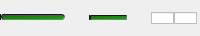
          <widget class="QWidget" name="horizontalWidget_2" native="true">
           <property name="maximumSize">
            <size>
             <width>16777215</width>
             <height>36</height>
            </size>
           </property>
           <layout class="QHBoxLayout" name="horizontalLayout_7">
            <property name="spacing">
             <number>0</number>
            </property>
            <property name="leftMargin">
             <number>0</number>
            </property>
            <property name="topMargin">
             <number>0</number>
            </property>
            <property name="rightMargin">
             <number>3</number>
            </property>
            <property name="bottomMargin">
             <number>0</number>
            </property>
            <item>
             <widget class="LinampSlider" name="volumeSlider">
              <property name="minimumSize">
               <size>
                <width>65</width>
                <height>11</height>
               </size>
              </property>
              <property name="maximumSize">
               <size>
                <width>65</width>
                <height>11</height>
               </size>
              </property>
              <property name="styleSheet">
               <string notr="true">QSlider::handle:horizontal {
	width: 14px;
	height: 11px;
	background-color: transparent;
	border-image: url(:assets/volumeHandle.png);
	background: none;
	background-repeat: none;
	margin-top: -2.5px;
	margin-bottom: -2.5px;
}

QSlider::handle:horizontal:pressed {
	border-image: url(:assets/volumeHandle_p.png);
}

QSlider::groove:horizontal {
	background: transparent;
	height: 6px;
}

QSlider::sub-page:horizontal {
	background: qlineargradient(x1: 0, y1: 0, x2: 1, y2: 1, stop: 0 #9f161b, stop: 1 #e11f26);
	border-top: 1px solid #161623;
	border-left: 1px solid #161623;
	border-bottom: 1px solid #7d7d92;
	border-right: 1px solid #7d7d92;
	border-radius: 2.66px;
}

QSlider::add-page:horizontal {
	height: 6px;
	background: qlineargradient(x1: 0, y1: 0, x2: 1, y2: 1, stop: 0 #1c6c14, stop: 1 #28991c);
	border-top: 1px solid #161623;
	border-left: 1px solid #161623;
	border-bottom: 1px solid #7d7d92;
	border-right: 1px solid #7d7d92;
	border-radius: 2.66px;
}</string>
              </property>
              <property name="orientation">
               <enum>Qt::Horizontal</enum>
              </property>
             </widget>
            </item>
            <item>
             <spacer name="horizontalSpacer_6">
              <property name="orientation">
               <enum>Qt::Horizontal</enum>
              </property>
              <property name="sizeType">
               <enum>QSizePolicy::MinimumExpanding</enum>
              </property>
              <property name="sizeHint" stdset="0">
               <size>
                <width>16</width>
                <height>1</height>
               </size>
              </property>
             </spacer>
            </item>
            <item>
             <widget class="LinampSlider" name="balanceSlider">
              <property name="minimumSize">
               <size>
                <width>38</width>
                <height>11</height>
               </size>
              </property>
              <property name="maximumSize">
               <size>
                <width>38</width>
                <height>16777215</height>
               </size>
              </property>
              <property name="styleSheet">
               <string notr="true">QSlider::handle:horizontal {
	width: 14px;
	height: 11px;
	background-color: transparent;
	border-image: url(:assets/balanceHandle.png);
	background: none;
	background-repeat: none;
	margin-top: -2.5px;
	margin-bottom: -2.5px;
}

QSlider::handle:horizontal:pressed {
	border-image: url(:assets/balanceHandle_p.png);
}

QSlider::groove:horizontal {
	background: transparent;
	height: 5px;
}

QSlider::sub-page:horizontal {
	background: qlineargradient(x1: 0, y1: 0, x2: 1, y2: 1, stop: 0 #1c6c14, stop: 1 #28991c);
	border-top: 0.66px solid #161623;
	border-left: 0.66px solid #161623;
	border-bottom: 0.66px solid #7d7d92;
	border-right: 0.66px solid #7d7d92;
	border-radius: 0.66px;
}

QSlider::add-page:horizontal {
	height: 5px;
	background: qlineargradient(x1: 0, y1: 0, x2: 1, y2: 1, stop: 0 #1c6c14, stop: 1 #28991c);
	border-top: 0.66px solid #161623;
	border-left: 0.66px solid #161623;
	border-bottom: 0.66px solid #7d7d92;
	border-right: 0.66px solid #7d7d92;
	border-radius: 0.66px;
}</string>
              </property>
              <property name="orientation">
               <enum>Qt::Horizontal</enum>
              </property>
             </widget>
            </item>
            <item>
             <spacer name="horizontalSpacer_7">
              <property name="orientation">
               <enum>Qt::Horizontal</enum>
              </property>
              <property name="sizeType">
               <enum>QSizePolicy::MinimumExpanding</enum>
              </property>
              <property name="sizeHint" stdset="0">
               <size>
                <width>14</width>
                <height>1</height>
               </size>
              </property>
             </spacer>
            </item>
            <item>
             <widget class="QCheckBox" name="eqButton">
              <property name="minimumSize">
               <size>
                <width>23</width>
                <height>12</height>
               </size>
              </property>
              <property name="maximumSize">
               <size>
                <width>23</width>
                <height>12</height>
               </size>
              </property>
              <property name="styleSheet">
               <string notr="true">QCheckBox {
    spacing: 0px;
}

QCheckBox::indicator {
    width: 23px;
    height: 12px;
}

QCheckBox::indicator:unchecked {
    image: url(:assets/eq_off.png);
}

QCheckBox::indicator:unchecked:hover {
    image: url(:assets/eq_off.png);
}

QCheckBox::indicator:unchecked:pressed {
    image: url(:assets/eq_off_p.png);
}

QCheckBox::indicator:checked {
    image: url(:assets/eq_on.png);
}

QCheckBox::indicator:checked:hover {
    image: url(:assets/eq_on.png);
}

QCheckBox::indicator:checked:pressed {
    image: url(:assets/eq_on_p.png);
}

QCheckBox::indicator:indeterminate:hover {
    image:  url(:assets/eq_off.png);
}

QCheckBox::indicator:indeterminate:pressed {
    image:  url(:assets/eq_off_p.png);
}</string>
              </property>
              <property name="text">
               <string/>
              </property>
             </widget>
            </item>
            <item>
             <widget class="QCheckBox" name="playlistButton">
              <property name="minimumSize">
               <size>
                <width>23</width>
                <height>12</height>
               </size>
              </property>
              <property name="maximumSize">
               <size>
                <width>23</width>
                <height>12</height>
               </size>
              </property>
              <property name="styleSheet">
               <string notr="true">QCheckBox {
    spacing: 0px;
}

QCheckBox::indicator {
    width: 23px;
    height: 12px;
}

QCheckBox::indicator:unchecked {
    image: url(:assets/pl_off.png);
}

QCheckBox::indicator:unchecked:hover {
    image: url(:assets/pl_off.png);
}

QCheckBox::indicator:unchecked:pressed {
    image: url(:assets/pl_off_p.png);
}

QCheckBox::indicator:checked {
    image: url(:assets/pl_on.png);
}

QCheckBox::indicator:checked:hover {
    image: url(:assets/pl_on.png);
}

QCheckBox::indicator:checked:pressed {
    image: url(:assets/pl_on_p.png);
}

QCheckBox::indicator:indeterminate:hover {
    image:  url(:assets/pl_on.png);
}

QCheckBox::indicator:indeterminate:pressed {
    image:  url(:assets/pl_on_p.png);
}</string>
              </property>
              <property name="text">
               <string/>
              </property>
             </widget>
            </item>
           </layout>
          </widget>
